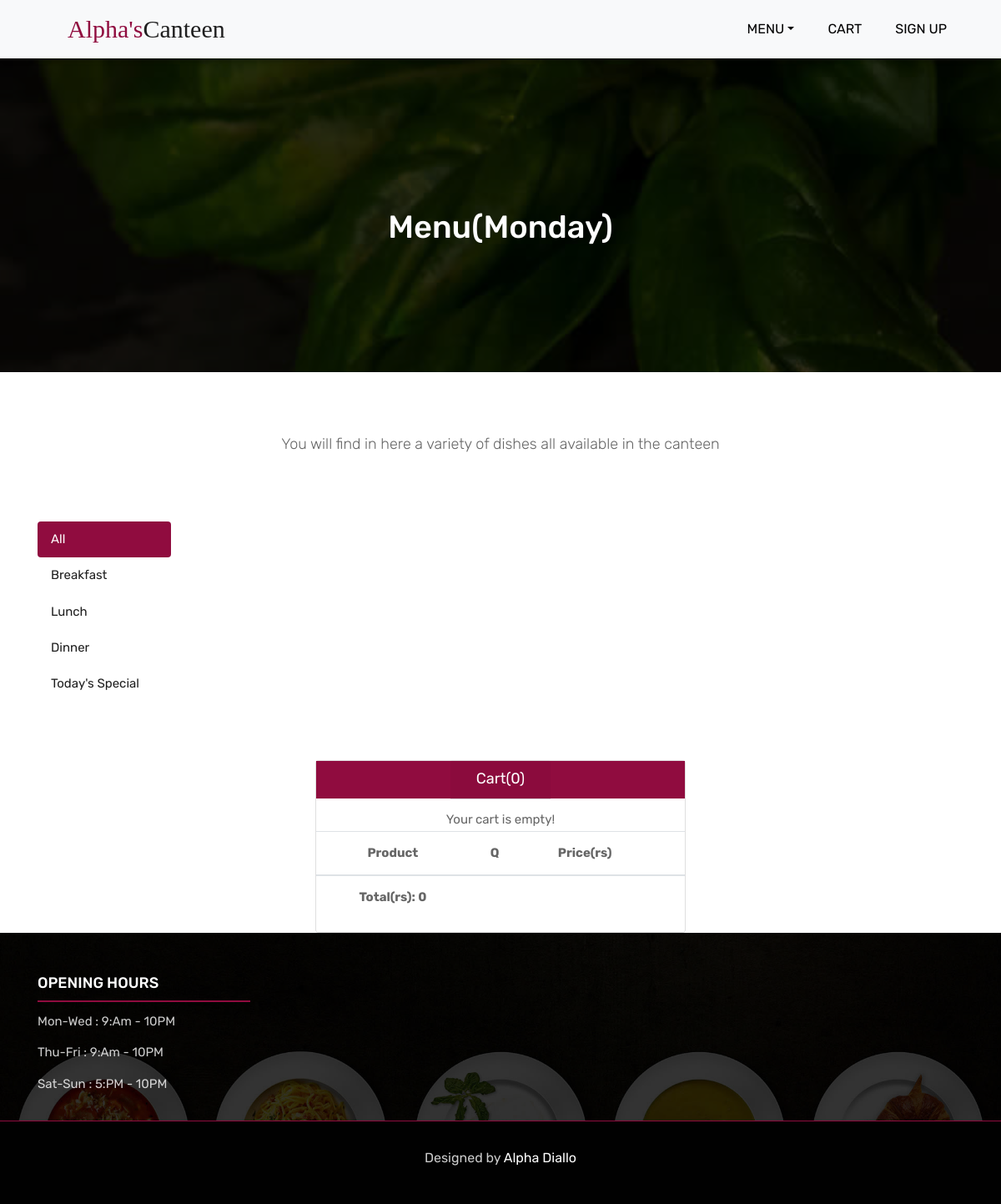
/menu.php?day=Mon, run on an earlier commit of the app's database.
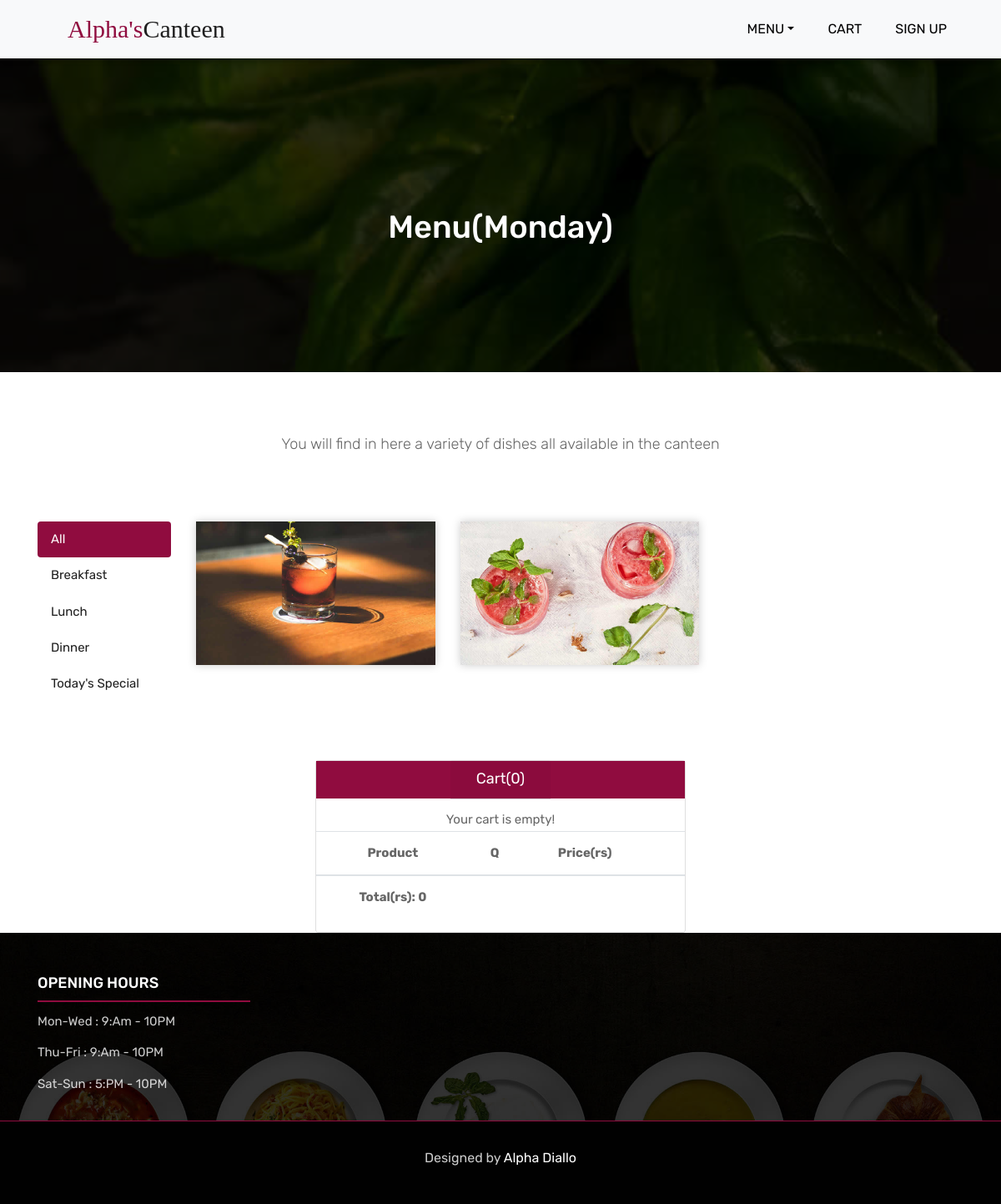
And on a later commit of the database.
### tables this page shows
CREATE TABLE IF NOT EXISTS `categories` (
  `catId` int(11) NOT NULL AUTO_INCREMENT PRIMARY KEY,
  `catName` varchar(64) NOT NULL,
  `catSlug` varchar(64) NOT NULL
);

CREATE TABLE IF NOT EXISTS `dishes` (
  `dishId` int(11) NOT NULL AUTO_INCREMENT PRIMARY KEY,
  `dishName` varchar(64) NOT NULL,
  `dishDescription` varchar(64) NOT NULL,
  `dishImage` varchar(64) NOT NULL,
  `dishPrice` varchar(64) NOT NULL,
  `dishCategory` int(11) NOT NULL,
  `dishDateAdded` date NOT NULL,
  `dishAvailability` boolean NOT NULL,
  `today_special` boolean not null,
  `dayAvailable` varchar(100) not null,
  FOREIGN KEY(dishCategory) REFERENCES categories(catId) ON DELETE CASCADE
);

### classes/categories.class.php (called while the page is built, shortened)
<?php
  class Categories
  {
    private $db;
    public function __construct ($conn) {
        $this->db = $conn;
    }
    public function fetchCategories() {
      $stmt = "SELECT * FROM categories;";
      $result = mysqli_query($this->db,$stmt);
      while ($row = mysqli_fetch_assoc($result)) {
        $array[] = $row;
      }
      return $array;
    }
  }
 ?>

### classes/dishes.class.php (called while the page is built, shortened)
<?php
  class Dishes
  {
    private $db;
    public function __construct ($conn) {
        $this->db = $conn;
    }
    public function fetchDishesPerDay($day) {
      $arrayResult = array();
      $stmt = "SELECT * FROM dishes";
      $result = mysqli_query($this->db,$stmt);
      if (mysqli_num_rows($result)) {
        while ($row = mysqli_fetch_assoc($result)) {
          $res = preg_match("/{$day}/i", $row['dayAvailable']);
          if ($res) {
            $arrayResult[] = $row;
          }
        }
      }
      return $arrayResult;
    }
    public function fetchTodaySpecial($day) {
      $arrayResult = array();
      $stmt = "SELECT * FROM dishes WHERE today_special = 1";
      $result = mysqli_query($this->db,$stmt);
      if (mysqli_num_rows($result)) {
        while ($row = mysqli_fetch_assoc($result)) {
          $res = preg_match("/{$day}/i", $row['dayAvailable']);
          if ($res) {
            $arrayResult[] = $row;
          }
        }
      }
      return $arrayResult;
    }
  }
 ?>

### menu.php (the view, shortened to what the changed rows need)
<?php
	require_once('includes/dbh.inc.php');
	require_once('classes/categories.class.php');
	require_once('classes/dishes.class.php');
	$categories = new Categories($conn);
	$dishes = new Dishes($conn);
  $day = $_GET['day'];
	$dataFetched = $categories->fetchCategories();
	$fetchDishesPerDay = $dishes->fetchDishesPerDay($day);
	$fetchTodaySpecial = $dishes->fetchTodaySpecial($day);
	$total=0;
 ?>
<!DOCTYPE html>
<html lang="en">
<head>
	<link rel="stylesheet" href="css/bootstrap.min.css">
	<link rel="stylesheet" href="css/style.css">
	<link rel="stylesheet" href="css/responsive.css">
</head>
<body>
	<div class="all-page-title page-breadcrumb">
		<div class="container text-center">
			<div class="row">
				<div class="col-lg-12">
          <?php
            switch ($day) {
              case 'Mon':
                echo '
                  <h1>Menu(Monday)</h1>
                ';
                break;
            }
           ?>
				</div>
			</div>
		</div>
	</div>
  <div id="section-menu" class="menu-box">
    <div class="container">
      <br>
      <div id="Mon" role="tabpanel" aria-labelledby="Mon" class="row inner-menu-box tab-pane fade show active">
        <div class="col-2">
          <div class="nav flex-column nav-pills" id="v-pills-tab" role="tablist" aria-orientation="vertical">
            <a class="nav-link active" id="v-pills-home-tab" data-toggle="pill" href="#v-pills-home" role="tab" aria-controls="v-pills-home" aria-selected="true">All</a>
            <?php
              for($i = 0; $i < count($dataFetched); $i++) {
                echo '
                <a class="nav-link" id="v-pills-profile-tab" data-toggle="pill" href="#v-pills-'.$dataFetched[$i]["catSlug"].'" role="tab" aria-controls="v-pills-'.$dataFetched[$i]["catSlug"].'" aria-selected="false">'.$dataFetched[$i]["catName"].'</a>
                ';
              }
             ?>
            <a class="nav-link" id="v-pills-settings-tab" data-toggle="pill" href="#v-pills-todayspecial" role="tab" aria-controls="v-pills-todayspecial" aria-selected="false">Today's Special</a>
          </div>
        </div>
        <div class="col-10">
          <div class="tab-content" id="v-pills-tabContent">
            <div class="tab-pane fade show active" id="v-pills-home" role="tabpanel" aria-labelledby="v-pills-home-tab">
              <div class="row">
                <?php
                  for($i = 0; $i < count($fetchDishesPerDay); $i++) {
                    echo '
                    <div class="col-lg-4 col-md-6 special-grid drinks">
                      <div class="gallery-single fix">
                        <img src="'.$fetchDishesPerDay[$i]['dishImage'].'" class="img-fluid" alt="Image">
                        <div class="why-text">
                          <h4>'.$fetchDishesPerDay[$i]['dishName'].'</h4>
                          <p>'.$fetchDishesPerDay[$i]['dishDescription'].'</p>
                          <div class="remember-checkbox d-flex align-items-center justify-content-between">
                            <h5> Rs.'.$fetchDishesPerDay[$i]['dishPrice'].'</h5>
                            <a class="btn-cart btn btn-primary btn-animated mx-3" style="background-color:#900C3F;color: white;" href="includes/addToCart.inc.php?id='.$fetchDishesPerDay[$i]['dishId'].'&quantity=1&name='.$fetchDishesPerDay[$i]['dishName'].'&price='.$fetchDishesPerDay[$i]['dishPrice'].'">
                              <i class="fa fa-shopping-cart"></i>
                            </a>
                          </div>
                        </div>
                      </div>
                    </div>
                    ';
                  }
                 ?>
              </div>
            </div>
          </div>
        </div>
      </div>
    </div>
  </div>
  <div id="section-cart" class="row">
		<div class="col-lg-12">
			<div class="container h-100 d-flex justify-content-center align-items-center" >
				<div class="card text-center" style="width: 40%;">
					<div class="">
						<table class="table">
							<thead>
								<tr>
									<th>Product</th>
									<th>Q</th>
									<th>Price(rs)</th>
									<th></th>
								</tr>
							</thead>
							<tfoot>
								<tr>
									<th>Total(rs): <?php echo $total; ?></th>
								</tr>
							</tfoot>
						</table>
					</div>
				</div>
			</div>
		</div>
	</div>
</body>
</html>

What changed in the data, as far as the page shows it:
now on this page (row edited): dishes: dishImage (picture)
now on this page (row edited): dishes: dishImage (picture)
